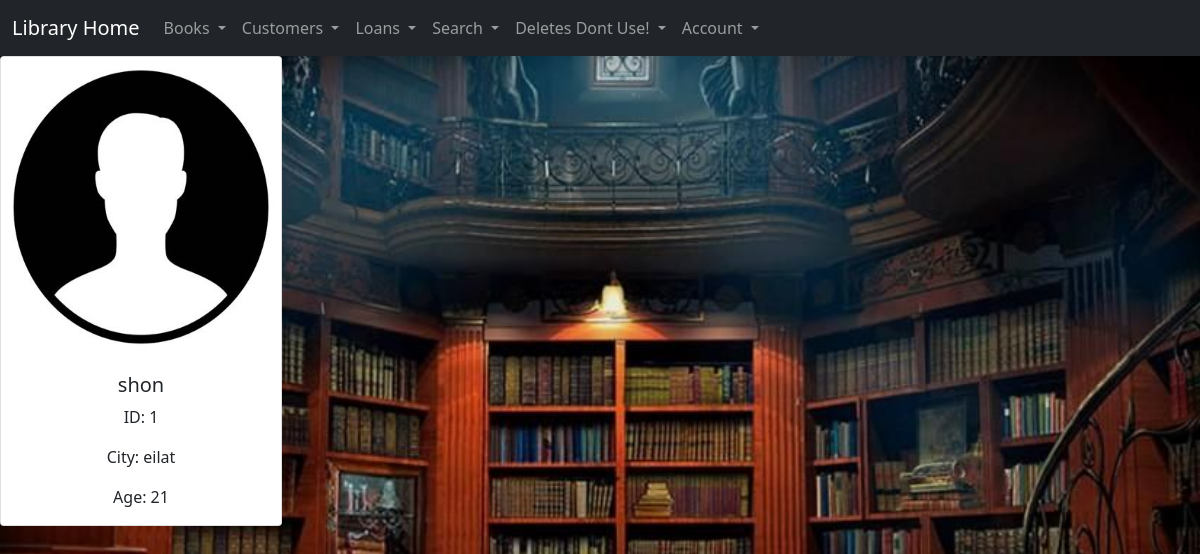
Page /customers (signed in) on the earlier database version.
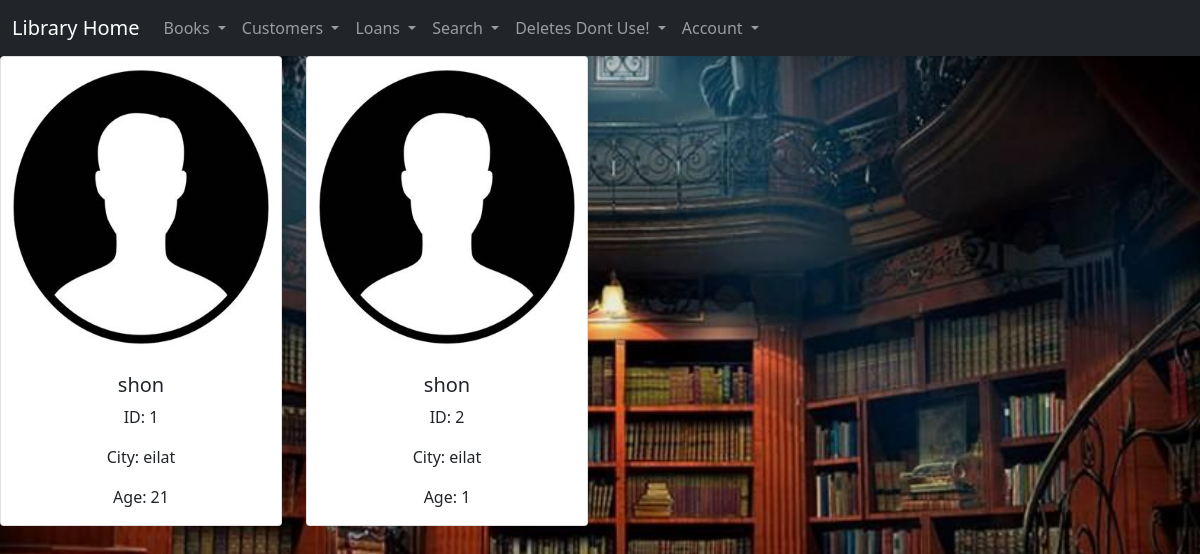
Same page on the later database version.
### modules/customers.py (models this page shows, shortened)
class Customer(Base):
    __tablename__='customers'
    id = Column(Integer , primary_key=True)
    name = Column(String)
    city = Column(String)
    age = Column(Integer)

### app.py (the view)
@app.route('/customers')
@login_required
def show_customers():
    show_customers = session.query(customers.Customer).all()
    session.close()
    return render_template('customers.html', show_customers = show_customers)

### app.py (called while the page is built)
@login_manager.user_loader
def load_user(user_id):
    user_id=session.query(User).filter(User.id==user_id).first()
    session.close()
    return user_id

### templates/customers.html (shortened to what this page needs)
{% extends "layout.html" %}
    {%block content %}
        <center><div class="row row-cols-1 row-cols-md-4 g-4">
        {{msg}} {% for customer in show_customers %}
        <div class="col">
            <div class="card">
                <img src="{{ url_for('static',filename='profile.jpg') }}" class="card-img-top" alt="..." width="200" height="300"/>
                <div class="card-body">
                    <h5 class="card-title">{{ customer.name }}</h5>
                    <p class="card-text">ID: {{ customer.id}} </p>
                    <p class="card-text">City: {{ customer.city}} </p>
                    <p class="card-text">Age: {{ customer.age }}</p>
                </div>
            </div>
        </div>
        {% endfor %}
    </div></center>
    {% endblock %}

Differences in the rows shown:
added Customer: name "shon", id "2", city "eilat", age "1"
